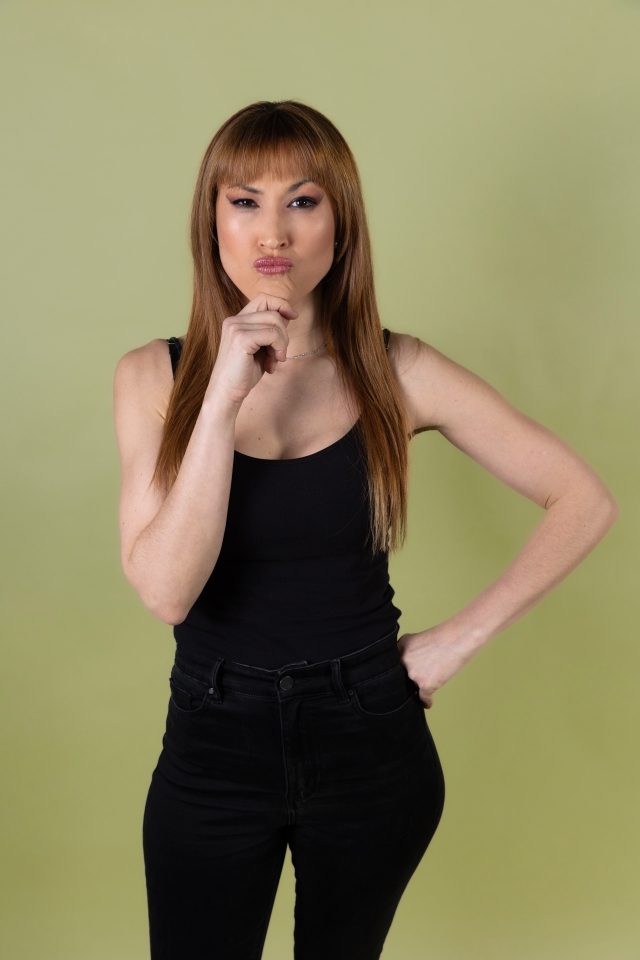
#> input picture 131 OK CORREGIDA.jpg, 640 x 960 px
$ python main.py .
#> lines starting #> are read from the running program, lines starting #| are printed output that depends on the picture
#> in process_images, image is the input picture: PIL image 640x960 RGB; mean R, G, B 136.6, 129, 93.5
import os
from PIL import Image, ImageEnhance
import argparse

def adjust_brightness(image, brightness_value):
#> called with brightness_value = 0.8
    enhancer = ImageEnhance.Brightness(image)
    return enhancer.enhance(brightness_value)
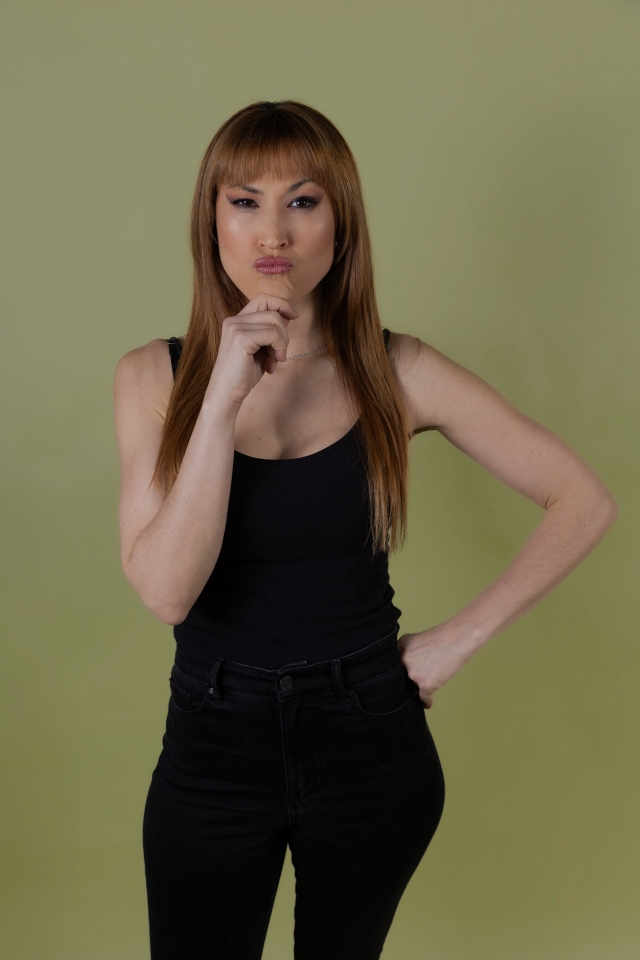
#> returned value: PIL image 640x960 RGB; mean R, G, B 108.9, 102.8, 74.4

def adjust_temperature(image, temperature_value):
    # Simulación simple de ajuste de temperatura.
    # Ajustar el color rojo y azul de la imagen para simular el cambio de temperatura.
#> called with temperature_value = 50
    r, g, b = image.split()
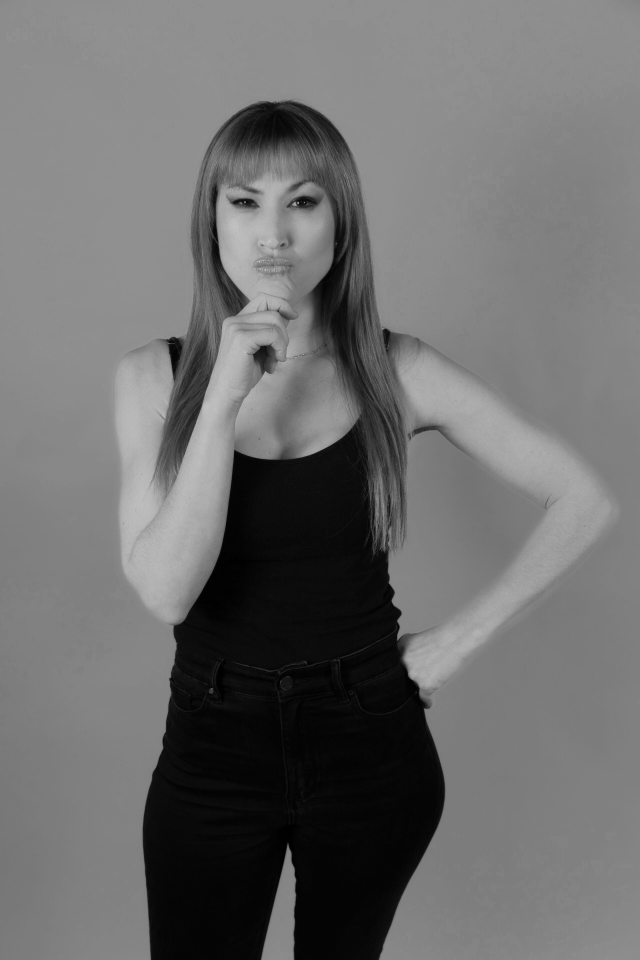
#> r: PIL image 640x960 L; min 0, max 196, mean 108.9
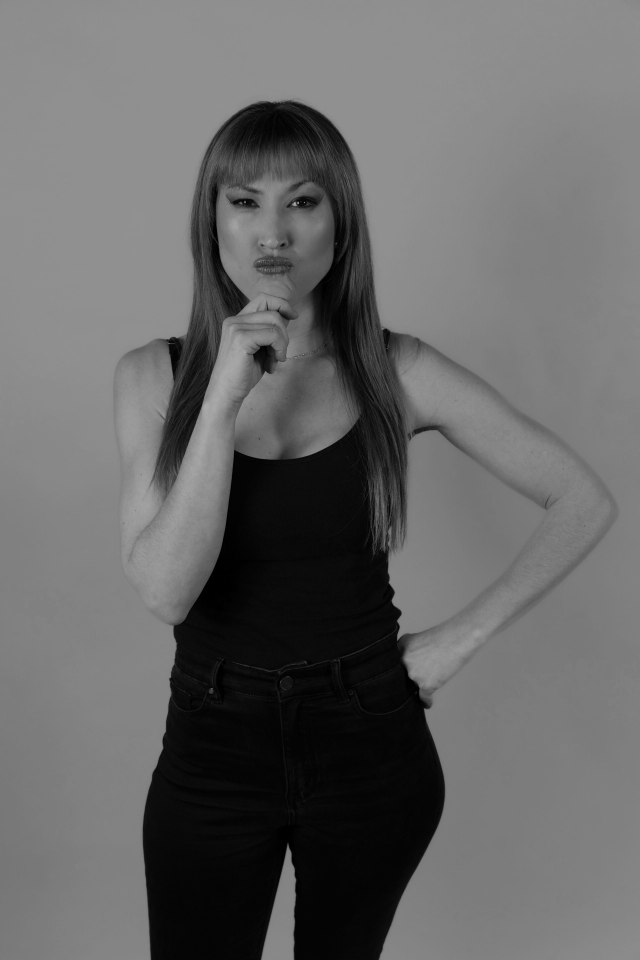
#> g: PIL image 640x960 L; min 0, max 171, mean 102.8
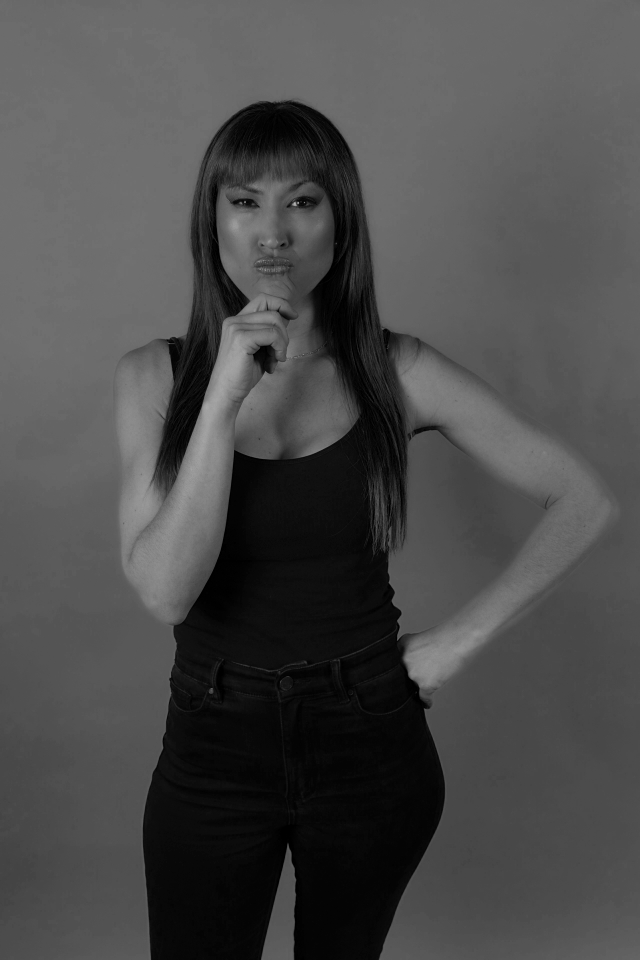
#> b: PIL image 640x960 L; min 0, max 182, mean 74.4
    r = r.point(lambda i: i + temperature_value)
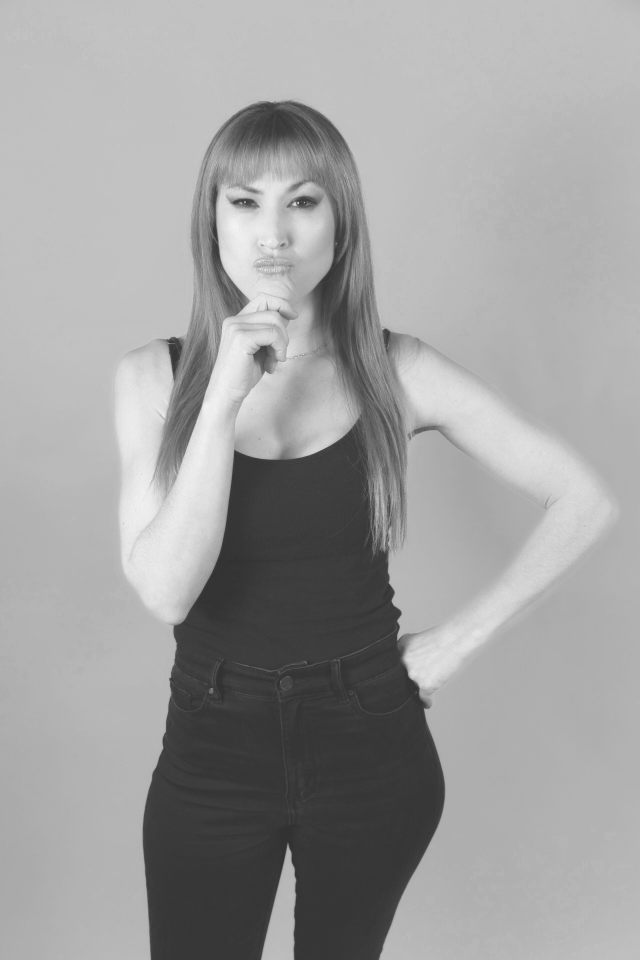
#> r: PIL image 640x960 L; min 50, max 246, mean 158.9
    b = b.point(lambda i: i - temperature_value)
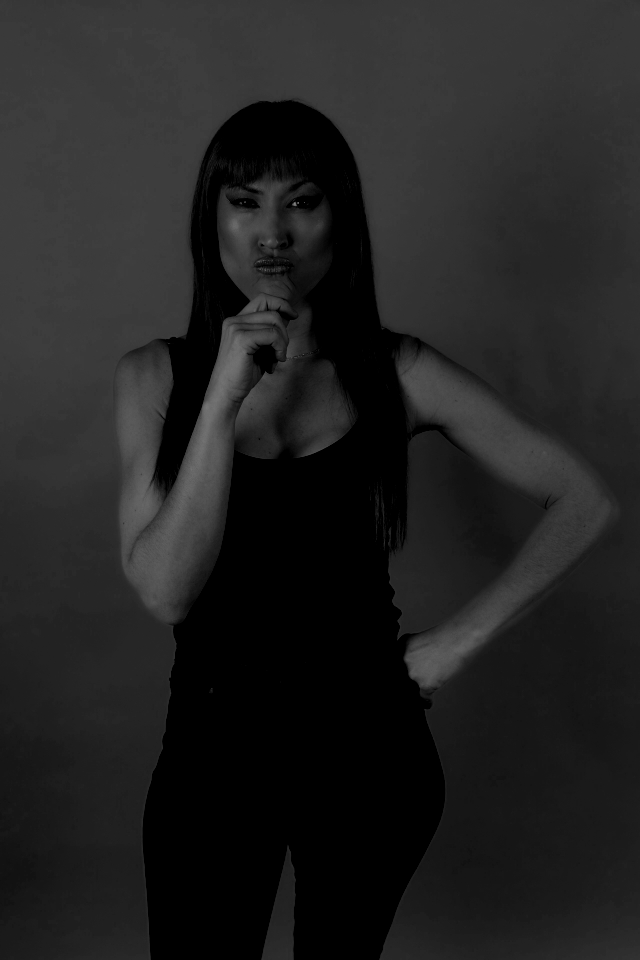
#> b: PIL image 640x960 L; min 0, max 132, mean 33.5
    return Image.merge('RGB', (r, g, b))
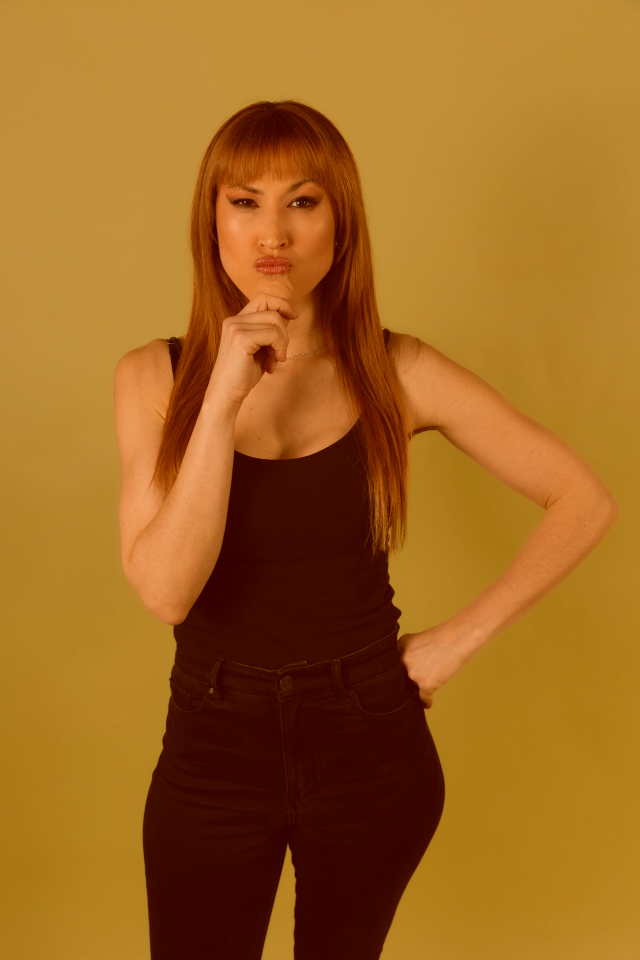
#> returned value: PIL image 640x960 RGB; mean R, G, B 158.9, 102.8, 33.5

def process_images(folder_path, brightness_adjust, temperature_adjust):
    for filename in os.listdir(folder_path):
        if filename.lower().endswith(('.png', '.jpg', '.jpeg', '.bmp', '.gif')):
            image_path = os.path.join(folder_path, filename)
            image = Image.open(image_path)
            print(f"Processing {filename}...")
            image = adjust_brightness(image, brightness_adjust)
            image = adjust_temperature(image, temperature_adjust)
            output_path = os.path.join(folder_path, f"processed_{filename}")
            image.save(output_path)
            print(f"Saved processed image as {output_path}")
#> pass 2 of the loop in process_images, `for filename in os.listdir(folder_path):`:
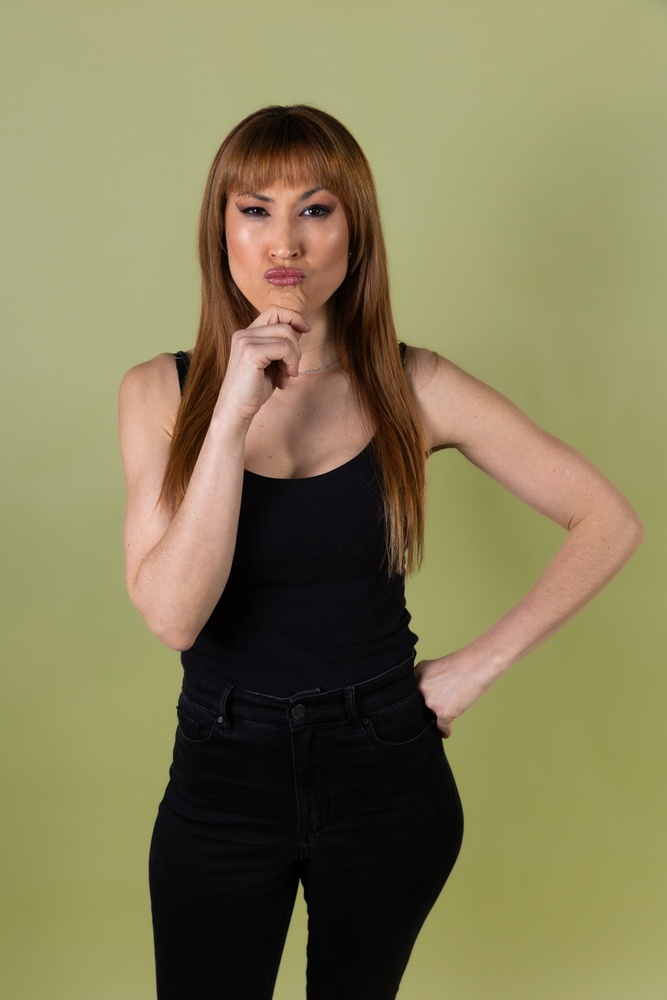
#> input picture Teatro-131.jpg, 667 x 1000 px, shrunk from 1280 x 1920 before the run
#> in process_images, image is the input picture: PIL image 667x1000 RGB; mean R, G, B 133, 125.4, 88.3
#> g: PIL image 667x1000 L
#> in adjust_temperature (call 2), `b = b.point(lambda i: i - temperature_value)`:
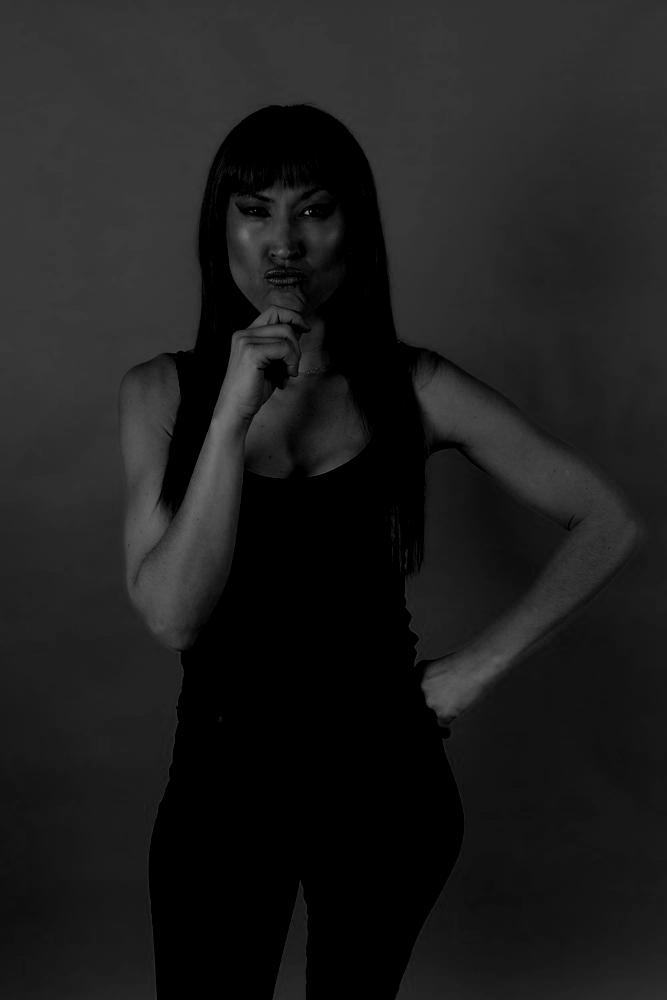
#> b: PIL image 667x1000 L; min 0, max 151, mean 29.7
#> in adjust_temperature (call 2), `return Image.merge('RGB', (r, g, b))`:
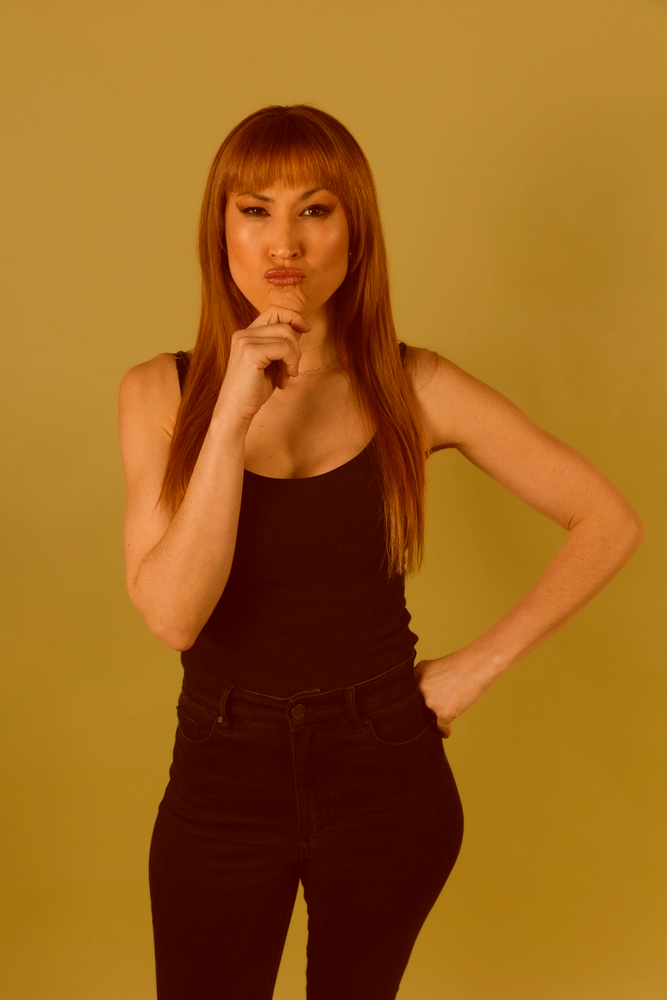
#> returned value: PIL image 667x1000 RGB; mean R, G, B 156, 99.9, 29.7

if __name__ == "__main__":
    parser = argparse.ArgumentParser(description="Adjust brightness and temperature of images in a folder.")
    parser.add_argument("folder_path", type=str, help="Path to the folder containing images.")
    parser.add_argument("--brightness", type=float, default=0.8, help="Brightness adjustment factor (default is -20%).")
    parser.add_argument("--temperature", type=int, default=50, help="Temperature adjustment value (default is 50).")

    args = parser.parse_args()

    brightness_adjust = args.brightness
    temperature_adjust = args.temperature

    process_images(args.folder_path, brightness_adjust, temperature_adjust)
